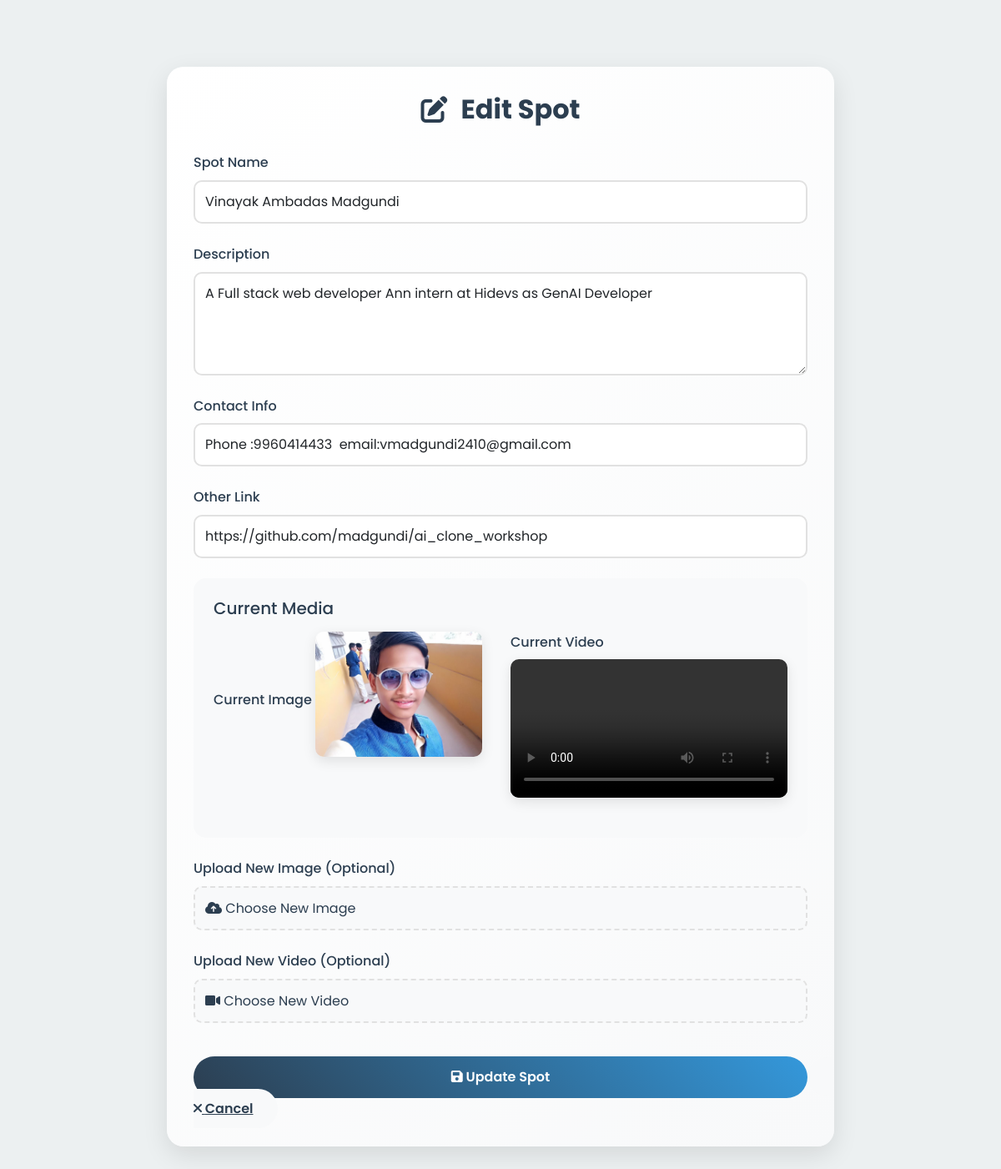
The page /editspot.php?id=476b3f3fa9914874f9a6 on the database its author committed.
### tables this page shows
CREATE TABLE `spots` (
  `s_id` varchar(255) NOT NULL,
  `s_name` varchar(255) NOT NULL,
  `s_discription` text NOT NULL,
  `s_img` varchar(255) NOT NULL,
  `s_link` varchar(255) NOT NULL,
  `s_qrcode` varchar(255) NOT NULL,
  `s_other_link` varchar(255) NOT NULL,
  `s_video` varchar(255) NOT NULL,
  `s_contact` varchar(255) NOT NULL
);

### editspot.php (the view, shortened to what this page needs)
<?php
include("config.php");
if (isset($_GET['id'])) {
    $spot_id = mysqli_real_escape_string($DBcon, $_GET['id']);
    $qry = $DBcon->query("SELECT * FROM spots WHERE s_id='$spot_id'");
    $row = $qry->fetch_assoc();
} else {
    echo "<script>alert('Invalid request!'); window.location.href='viewspot.php';</script>";
}
?>
<!DOCTYPE html>
<html lang="en">
<head>
    <link href="https://cdn.jsdelivr.net/npm/bootstrap@5.3.0/dist/css/bootstrap.min.css" rel="stylesheet">
    <link rel="stylesheet" href="https://cdnjs.cloudflare.com/ajax/libs/font-awesome/6.0.0/css/all.min.css">
    <link rel="stylesheet" href="styles.css">
</head>
<body>
    <div class="container py-5">
        <div class="edit-container">
            <h2 class="page-title">
                <i class="fas fa-edit"></i>
                Edit Spot
            </h2>
            <form action="" method="POST" enctype="multipart/form-data">
                <div class="mb-4">
                    <label class="form-label">Spot Name</label>
                    <input type="text" class="form-control" name="name" value="<?php echo $row['s_name']; ?>" required>
                </div>
                <div class="mb-4">
                    <label class="form-label">Description</label>
                    <textarea class="form-control" name="description" rows="4" required><?php echo $row['s_discription']; ?></textarea>
                </div>
                <div class="mb-4">
                    <label class="form-label">Contact Info</label>
                    <input type="text" class="form-control" name="contact" value="<?php echo $row['s_contact']; ?>" required>
                </div>
                <div class="mb-4">
                    <label class="form-label">Other Link</label>
                    <input type="url" class="form-control" name="other_link" value="<?php echo $row['s_other_link']; ?>">
                </div>
                <div class="media-preview">
                    <h5 class="mb-3">Current Media</h5>
                    <div class="row">
                        <div class="col-md-6">
                            <label class="form-label">Current Image</label>
                            <img src="upload/<?php echo $row['s_img']; ?>" class="preview-img">
                        </div>
                        <div class="col-md-6">
                            <label class="form-label">Current Video</label>
                            <video class="preview-video" controls>
                                <source src="videos/<?php echo $row['s_video']; ?>" type="video/mp4">
                            </video>
                        </div>
                    </div>
                </div>
                <div class="mb-4">
                    <label class="form-label">Upload New Image (Optional)</label>
                    <div class="file-upload">
                        <i class="fas fa-cloud-upload-alt"></i> Choose New Image
                    </div>
                </div>
                <div class="mb-4">
                    <label class="form-label">Upload New Video (Optional)</label>
                    <div class="file-upload">
                        <i class="fas fa-video"></i> Choose New Video
                    </div>
                </div>
                <button type="submit" name="submit" class="btn-submit">
                    <i class="fas fa-save"></i> Update Spot
                </button>
                <a href="viewspot.php" class="btn-cancel">
                    <i class="fas fa-times"></i> Cancel
                </a>
            </form>
        </div>
    </div>
</body>
</html>

### styles.css (style rules this page uses)
:root { --primary-color: #2c3e50; --secondary-color: #3498db; --accent-color: #e74c3c; --background-color: #ecf0f1; --text-color: #2c3e50; --success-color: #27ae60; --warning-color: #f39c12; --danger-color: #c0392b; --gradient-primary: linear-gradient(135deg, #2c3e50 0%, #3498db 100%); --gradient-success: linear-gradient(135deg, #27ae60 0%, #2ecc71 100%); --gradient-warning: linear-gradient(135deg, #f39c12 0%, #f1c40f 100%); --gradient-danger: linear-gradient(135deg, #c0392b 0%, #e74c3c 100%); --shadow-sm: 0 2px 4px rgba(0,0,0,0.1); --shadow-md: 0 4px 6px rgba(0,0,0,0.1); --shadow-lg: 0 10px 15px rgba(0,0,0,0.1); --shadow-xl: 0 20px 25px rgba(0,0,0,0.15); }
* { margin: 0; padding: 0; box-sizing: border-box; }
body { font-family: 'Poppins', sans-serif; background-color: var(--background-color); color: var(--text-color); line-height: 1.6; overflow-x: hidden; }
.form-control { width: 100%; padding: 15px; border: 2px solid #e1e1e1; border-radius: 12px; transition: all 0.3s ease; margin-bottom: 20px; background: white; font-size: 16px; }

### editspot.php (style rules this page uses)
.edit-container { background: linear-gradient(135deg, #ffffff 0%, #f8f9fa 100%); border-radius: 20px; padding: 2rem; box-shadow: 0 10px 30px rgba(0,0,0,0.1); margin: 2rem auto; max-width: 800px; animation: fadeIn 0.5s ease; }
.page-title { font-size: 2rem; font-weight: 700; color: var(--primary-color); margin-bottom: 2rem; text-align: center; display: flex; align-items: center; justify-content: center; gap: 1rem; }
.form-label { font-weight: 500; color: var(--text-color); margin-bottom: 0.5rem; }
.form-control { border: 2px solid #e1e1e1; border-radius: 10px; padding: 12px; transition: all 0.3s ease; }
.media-preview { background: #f8f9fa; border-radius: 15px; padding: 1.5rem; margin-bottom: 1.5rem; }
.preview-img { width: 200px; height: 150px; object-fit: cover; border-radius: 10px; margin-bottom: 1rem; box-shadow: 0 5px 15px rgba(0,0,0,0.1); }
.preview-video { width: 100%; max-width: 400px; border-radius: 10px; margin-bottom: 1rem; box-shadow: 0 5px 15px rgba(0,0,0,0.1); }
.file-upload { position: relative; display: inline-block; width: 100%; padding: 12px; background: #f8f9fa; border: 2px dashed #e1e1e1; border-radius: 10px; cursor: pointer; transition: all 0.3s ease; }
.btn-submit { background: linear-gradient(45deg, var(--primary-color), var(--secondary-color)); color: white; padding: 12px 30px; border-radius: 25px; border: none; font-weight: 600; width: 100%; margin-top: 1rem; transition: all 0.3s ease; }
.btn-cancel { background: #f8f9fa; color: var(--text-color); padding: 12px 30px; border-radius: 25px; border: none; font-weight: 600; width: 100%; margin-top: 1rem; transition: all 0.3s ease; }

### rows shown on the page
spots: name "Vinayak Ambadas Madgundi", description "A Full stack web developer Ann intern at Hidevs as GenAI Developer", contact "Phone :9960414433 email:vmadgundi2410@gmail.com", other_link "https://github.com/madgundi/ai_clone_workshop", s_img (picture)
